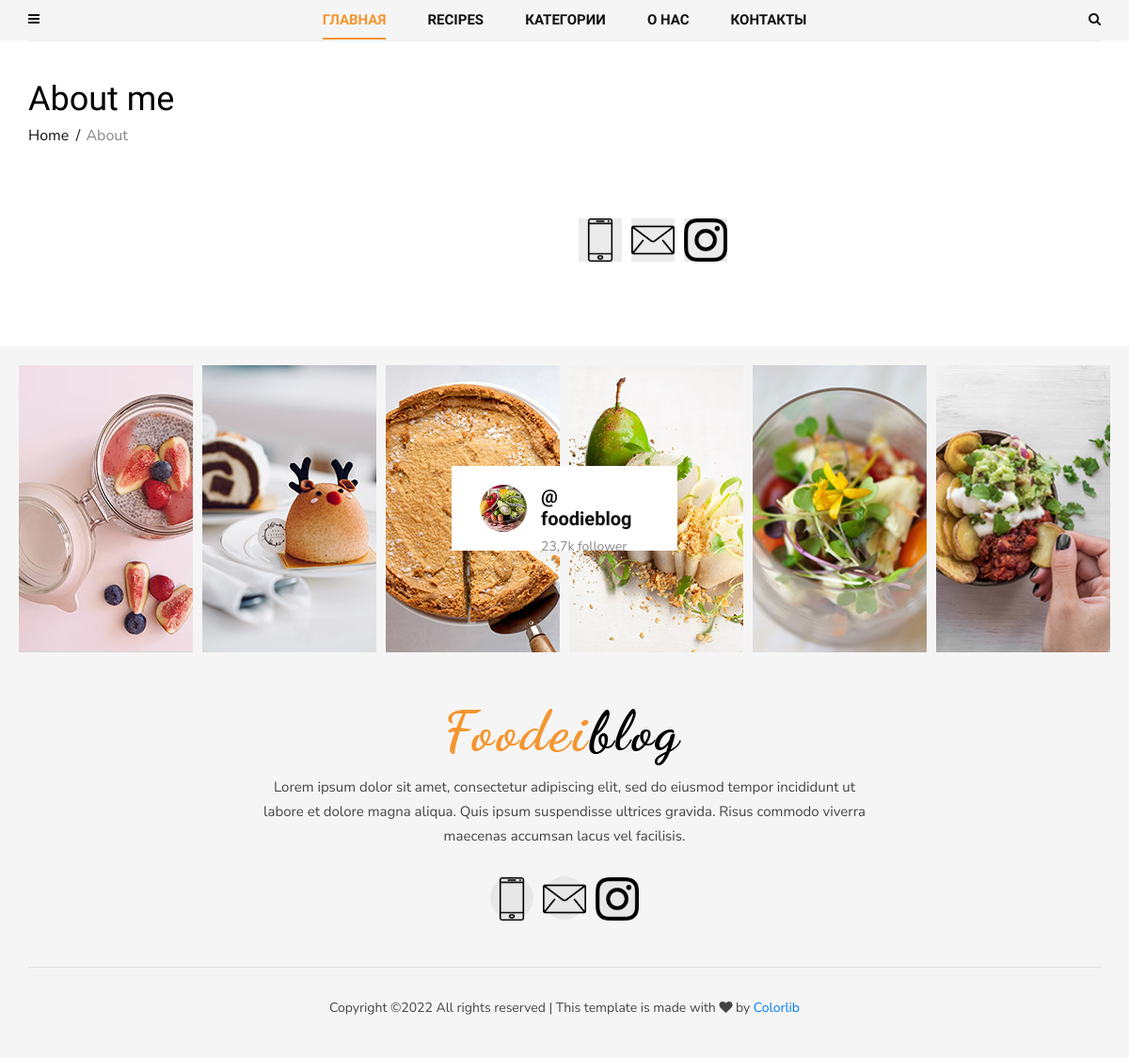
Page /about/ on the earlier database version.
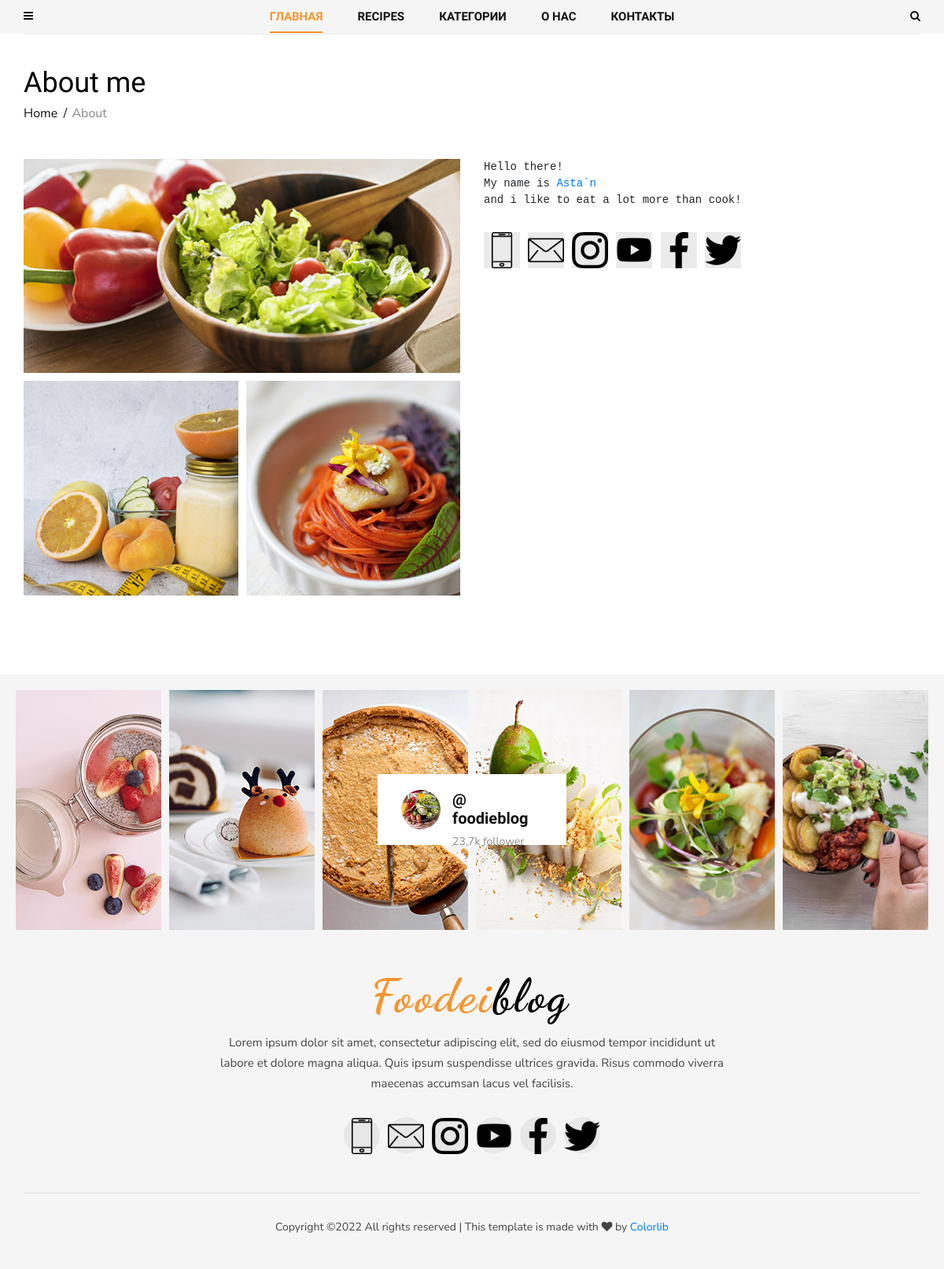
Same page on the later database version.
### contact/models.py (models this page shows)
class Social(models.Model):
    icon = models.FileField(upload_to="icons/")
    name = models.CharField(max_length=200)
    link = models.URLField()

class About(models.Model):
    name = models.CharField(max_length=50, default='')
    text = RichTextField()
    mini_text = RichTextField()
    def get_first_image(self):
        item = self.about_images.first()
        return item.image.url
    def get_images(self):
        return self.about_images.order_by('id')[1:]

class ImageAbout(models.Model):
    image = models.ImageField(upload_to="about/")
    page = models.ForeignKey(About, on_delete=models.CASCADE, related_name="about_images")
    alt = models.CharField(max_length=100)

### contact/views.py (the view)
# urls.py: path('about/', views.AboutView.as_view(), name="about"),
class AboutView(View):
    def get(self, request):
        about = About.objects.last()
        return render(request, 'contact/about.html', {"about": about})

### blog/models.py (called while the page is built)
    def get_absolute_url(self):
        return reverse("post_single", kwargs={"slug": self.category.slug, "post_slug": self.slug})

### blog/templatetags/menu_tags.py (called while the page is built)
def get_all_categories():
    return Category.objects.all()

@register.inclusion_tag('blog/include/tags/top_menu.html')
def get_categories():
    category = get_all_categories()
    return {"list_category": category}

@register.inclusion_tag('blog/include/tags/recipes_tag.html')
def get_last_posts():
    posts = Post.objects.select_related("category").order_by("-id")[:5]
    return {"list_last_post": posts}

### contact/templatetags/social_tags.py (called while the page is built)
@register.simple_tag()
def get_social_links():
    return Social.objects.all()

@register.simple_tag()
def get_about():
    return About.objects.last()

### templates/contact/about.html
{% extends 'base.html' %}
{% load social_tags %}
{% block content %}
<section class="about spad">
  <div class="container">
    <div class="about__text">
      <div class="row">
        <div class="col-lg-12">
          <div class="breadcrumb__text">
            <h2>About me</h2>
            <div class="breadcrumb__option">
              <a href="#">Home</a>
              <span>About</span>
            </div>
          </div>
        </div>
      </div>
      <div class="row">
        <div class="col-lg-6">
          <div class="about__pic__item__large">
            <img src="{{ about.get_first_image}}" alt="">
          </div>
          <div class="about__pic">
            {% for item in about.get_images %}
              <div class="about__pic__item">
                <img src="{{ item.image.url }}" alt="{{ item.alt }}">
              </div>
            {% endfor %}
          </div>
        </div>
        <div class="col-lg-6">
          <div class="about__right__text">
            {{ about.text|safe }}
            <div class="about__right__text__social">
              {% get_social_links as social_links %}
              {% for item in social_links %}
                <a href="{{ item.link }}"><img src="{{ item.icon.url }}"></a>
              {% endfor %}
            </div>
          </div>
        </div>
      </div>
    </div>
  </div>
</section>
{% endblock content %}

### templates/footer.html (shortened to what this page needs)
{% load static social_tags cache %}
{% cache 5000 footer %}
<footer class="footer">
  <div class="container-fluid">
    <div class="footer__instagram">
      <div class="footer__instagram__avatar">
        <div class="footer__instagram__avatar--pic">
          <img src="{% static 'img/footer/instagram-avatar.jpg' %}" alt="">
        </div>
        <div class="footer__instagram__avatar--text">
          <h5>@ foodieblog</h5>
          <span>23,7k follower</span>
        </div>
      </div>
      <div class="row">
        <div class="col-lg-2 col-md-2 col-sm-4 col-6">
          <div class="footer__instagram__item set-bg" data-setbg="{% static 'img/footer/ip-1.jpg' %}"></div>
        </div>
        <div class="col-lg-2 col-md-2 col-sm-4 col-6">
          <div class="footer__instagram__item set-bg" data-setbg="{% static 'img/footer/ip-2.jpg' %}"></div>
        </div>
        <div class="col-lg-2 col-md-2 col-sm-4 col-6">
        </div>
        <div class="col-lg-2 col-md-2 col-sm-4 col-6">
        </div>
        <div class="col-lg-2 col-md-2 col-sm-4 col-6">
          <div class="footer__instagram__item set-bg" data-setbg="{% static 'img/footer/ip-5.jpg' %}"></div>
        </div>
        <div class="col-lg-2 col-md-2 col-sm-4 col-6">
          <div class="footer__instagram__item set-bg" data-setbg="{% static 'img/footer/ip-6.jpg' %}"></div>
        </div>
      </div>
    </div>
  </div>
  <div class="container">
    <div class="row">
      <div class="col-lg-12">
        <div class="footer__text">
          <div class="footer__logo">
            <a href="#"><img src="{% static 'img/logo.png' %}" alt=""></a>
          </div>
          <p>Lorem ipsum dolor sit amet, consectetur adipiscing elit, sed do eiusmod tempor
            incididunt
            ut<br/> labore et dolore magna aliqua. Quis ipsum suspendisse ultrices gravida. Risus
            commodo viverra<br/> maecenas accumsan lacus vel facilisis. </p>
          <div class="footer__social">
              {% get_social_links as social_links %}
              {% for item in social_links %}
                <a href="{{ item.link }}"><img src="{{ item.icon.url }}"></a>
              {% endfor %}
          </div>
        </div>
        <div class="footer__copyright">
          <p>
            Copyright &copy;<script>document.write(new Date().getFullYear());</script>
            All rights reserved | This template is made with <i class="fa fa-heart"
                                                                aria-hidden="true"></i> by <a
                href="https://colorlib.com" target="_blank">Colorlib</a>
          </p>
        </div>
      </div>
    </div>
  </div>
</footer>
{% endcache %}

Differences in the rows shown:
added About: get_first_image (picture), text "Hello there! My name is Asta`n and i like to eat a lot more than cook!"
added ImageAbout: image (picture)
added ImageAbout: image (picture)
added Social: icon (picture)
added Social: icon (picture)
added Social: icon (picture)
